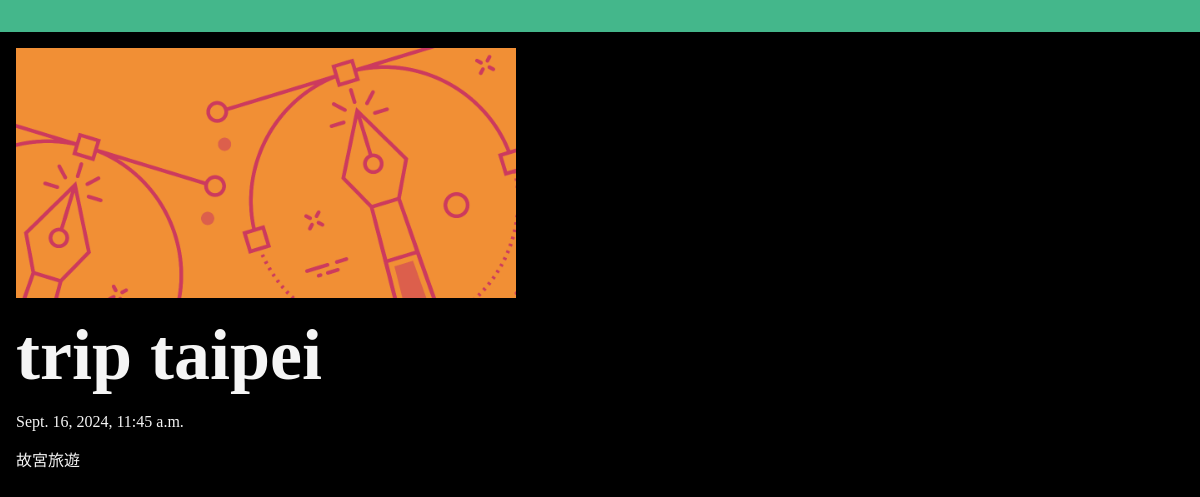
The page /posts/trip-taipei on the database its author committed.
### posts/models.py (models this page shows, shortened)
class Post(models.Model):
    title = models.CharField(max_length=75)
    body = models.TextField()
    slug = models.SlugField()
    date = models.DateTimeField(auto_now_add=True)
    banner = models.ImageField(default='fallback.png', blank=True)
    author = models.ForeignKey(User, on_delete=models.CASCADE, default=None)

### posts/views.py (the view)
# urls.py: path('<slug:slug>', views.post_page, name="page"),
def post_page(request, slug):
    post = Post.objects.get(slug=slug)
    return render(request,'posts/post_page.html',{'post':post})

### posts/templates/posts/post_page.html (shortened to what this page needs)
{% extends 'layout.html' %}
{% block content %}
    <section>
        <img class="banner" style="max-width: 500px;"
        src="{{ post.banner.url }}"
        alt="{{ post.title }}" />
        <h1>{{ post.title }}</h1>
        <p>{{ post.date }}</p>
        <p>{{ post.body }}</p>
    </section>
{% endblock %}

### static/css/style.css (style rules this page uses)
* { margin: 0; padding: 0; box-sizing: border-box; }
body { min-height: 100vh; background-color: black; color: whitesmoke; font-size: 3rem; }
section { display: flex; flex-flow: column; gap: 1rem; }
p { font-size: 1rem; }
.banner { display: block; max-width: 800px; width: 100%; }

### rows shown on the page
Post: banner (picture), title "trip taipei", date "Sept. 16, 2024, 11:45 a.m.", body "故宮旅遊"
